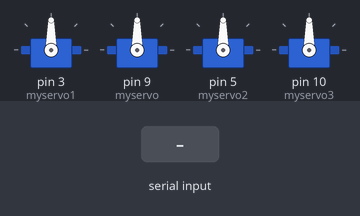
Simulated run of this sketch. Board: Arduino Uno, built with avr-gcc and run on an emulated ATmega328P. Shown: 4 × servo. The inputs (shaded band) are chosen by the test bench.

Above: at 1.2 s.
1.3 s: "1\n" received over Serial
At 2.2 s:
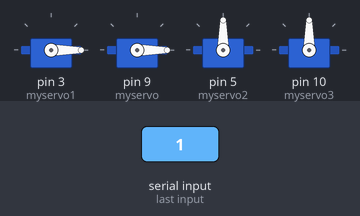
3.2 s: "2\n" received over Serial
At 4.8 s:
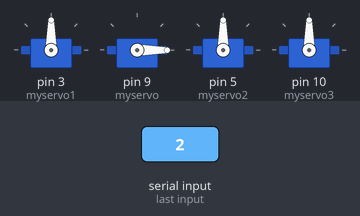
5.1 s: "3\n" received over Serial
At 6.3 s:
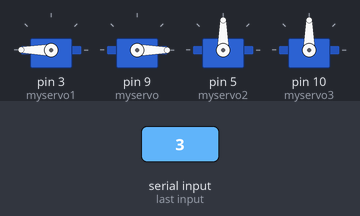
7.0 s: "4\n" received over Serial
At 7.8 s:
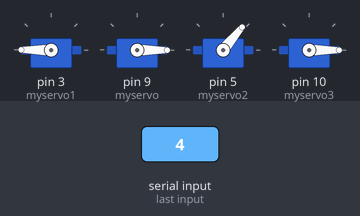
8.9 s: "5\n" received over Serial
At 10.4 s:
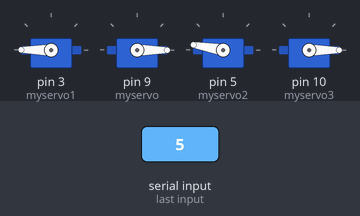
10.8 s: "1\n" received over Serial
At 11.8 s:
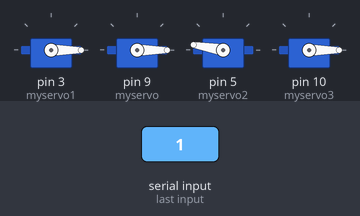
Timing chart, 0 to 13.7 s (numbered marks = the images above; inputs shaded):
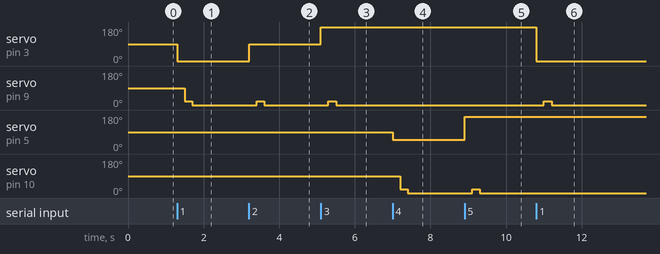

The sketch:

Xylobot_arduino.ino
```cpp
#include <Servo.h>
Servo myservo;
Servo myservo1;
Servo myservo2;
Servo myservo3;
int pos = 0;

void setup()
{
Serial.begin(9600);
while (!Serial);
myservo1.attach(3);
myservo.attach(9);
myservo2.attach(5);
myservo3.attach(10);
}

void loop() {
for(pos = 0; pos <= 180; pos += 1)
if (Serial.available())
{
  int state = Serial.parseInt();

if (state ==1)
{
  myservo1.write(0);
  delay(200);
  myservo.write(20);
  delay(200);
  myservo.write(-20);
}

if (state ==2)
{
  myservo1.write(90);
  delay(200);
  myservo.write(20);
  delay(200);
  myservo.write(-20);
}

if (state ==3)
{
  myservo1.write(180);
  delay(200);
  myservo.write(20);
  delay(200);
  myservo.write(-20);
}

if (state ==4)
{
  myservo2.write(50);
  delay(200);
  myservo3.write(20);
  delay(200);
  myservo3.write(-20);
}

if (state ==5)
{
  myservo2.write(170);
  delay(200);
  myservo3.write(20);
  delay(200);
  myservo3.write(-20);
}

if (state ==6)
{
  myservo2.write(100);
  delay(200);
  myservo3.write(20);
  delay(200);
  myservo3.write(-20);
}

}
}
```

Measured:
- after the input at 1.3 s, servo on pin 3 (myservo1): 90° → 0° at once; servo on pin 9 (myservo): 90° → 20° after 0.20 s, → 0° 0.20 s later
- after the input at 3.2 s, servo on pin 3 (myservo1): 0° → 90° at once; servo on pin 9 (myservo): 0° → 20° after 0.20 s, → 0° 0.20 s later
- after the input at 5.1 s, servo on pin 3 (myservo1): 90° → 180° at once; servo on pin 9 (myservo): 0° → 20° after 0.20 s, → 0° 0.20 s later
- after the input at 7.0 s, servo on pin 5 (myservo2): 90° → 50° at once; servo on pin 10 (myservo3): 90° → 20° after 0.20 s, → 0° 0.20 s later
- after the input at 8.9 s, servo on pin 5 (myservo2): 50° → 170° at once; servo on pin 10 (myservo3): 0° → 20° after 0.20 s, → 0° 0.20 s later
- after the input at 10.8 s, servo on pin 3 (myservo1): 180° → 0° at once; servo on pin 9 (myservo): 0° → 20° after 0.20 s, → 0° 0.20 s later
